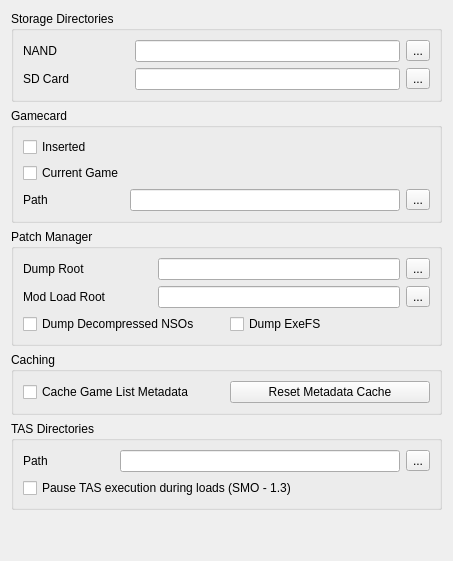
<?xml version="1.0" encoding="UTF-8"?>
<ui version="4.0">
 <class>ConfigureFilesystem</class>
 <widget class="QWidget" name="ConfigureFilesystem">
  <property name="geometry">
   <rect>
    <x>0</x>
    <y>0</y>
    <width>453</width>
    <height>561</height>
   </rect>
  </property>
  <property name="windowTitle">
   <string>Form</string>
  </property>
  <layout class="QVBoxLayout" name="verticalLayout">
   <item>
    <layout class="QVBoxLayout" name="verticalLayout_3">
     <item>
      <widget class="QGroupBox" name="groupBox">
       <property name="title">
        <string>Storage Directories</string>
       </property>
       <layout class="QGridLayout" name="gridLayout">
        <item row="0" column="0">
         <widget class="QLabel" name="label">
          <property name="text">
           <string>NAND</string>
          </property>
         </widget>
        </item>
        <item row="0" column="3">
         <widget class="QToolButton" name="nand_directory_button">
          <property name="text">
           <string>...</string>
          </property>
         </widget>
        </item>
        <item row="0" column="2">
         <widget class="QLineEdit" name="nand_directory_edit"/>
        </item>
        <item row="1" column="2">
         <widget class="QLineEdit" name="sdmc_directory_edit"/>
        </item>
        <item row="1" column="0">
         <widget class="QLabel" name="label_2">
          <property name="text">
           <string>SD Card</string>
          </property>
         </widget>
        </item>
        <item row="1" column="3">
         <widget class="QToolButton" name="sdmc_directory_button">
          <property name="text">
           <string>...</string>
          </property>
         </widget>
        </item>
        <item row="0" column="1">
         <spacer name="horizontalSpacer">
          <property name="orientation">
           <enum>Qt::Horizontal</enum>
          </property>
          <property name="sizeType">
           <enum>QSizePolicy::Maximum</enum>
          </property>
          <property name="sizeHint" stdset="0">
           <size>
            <width>60</width>
            <height>20</height>
           </size>
          </property>
         </spacer>
        </item>
       </layout>
      </widget>
     </item>
     <item>
      <widget class="QGroupBox" name="groupBox_2">
       <property name="title">
        <string>Gamecard</string>
       </property>
       <layout class="QGridLayout" name="gridLayout_2">
        <item row="2" column="1">
         <widget class="QLabel" name="label_3">
          <property name="text">
           <string>Path</string>
          </property>
         </widget>
        </item>
        <item row="2" column="2">
         <widget class="QLineEdit" name="gamecard_path_edit"/>
        </item>
        <item row="0" column="1">
         <widget class="QCheckBox" name="gamecard_inserted">
          <property name="text">
           <string>Inserted</string>
          </property>
         </widget>
        </item>
        <item row="1" column="1">
         <widget class="QCheckBox" name="gamecard_current_game">
          <property name="text">
           <string>Current Game</string>
          </property>
         </widget>
        </item>
        <item row="2" column="3">
         <widget class="QToolButton" name="gamecard_path_button">
          <property name="text">
           <string>...</string>
          </property>
         </widget>
        </item>
       </layout>
      </widget>
     </item>
     <item>
      <widget class="QGroupBox" name="groupBox_4">
       <property name="title">
        <string>Patch Manager</string>
       </property>
       <layout class="QGridLayout" name="gridLayout_4">
        <item row="1" column="2">
         <widget class="QLineEdit" name="load_path_edit"/>
        </item>
        <item row="0" column="2">
         <widget class="QLineEdit" name="dump_path_edit"/>
        </item>
        <item row="0" column="3">
         <widget class="QToolButton" name="dump_path_button">
          <property name="text">
           <string>...</string>
          </property>
         </widget>
        </item>
        <item row="1" column="3">
         <widget class="QToolButton" name="load_path_button">
          <property name="text">
           <string>...</string>
          </property>
         </widget>
        </item>
        <item row="2" column="0" colspan="4">
         <layout class="QHBoxLayout" name="horizontalLayout">
          <item>
           <widget class="QCheckBox" name="dump_nso">
            <property name="text">
             <string>Dump Decompressed NSOs</string>
            </property>
           </widget>
          </item>
          <item>
           <widget class="QCheckBox" name="dump_exefs">
            <property name="text">
             <string>Dump ExeFS</string>
            </property>
           </widget>
          </item>
         </layout>
        </item>
        <item row="1" column="0">
         <widget class="QLabel" name="label_9">
          <property name="text">
           <string>Mod Load Root</string>
          </property>
         </widget>
        </item>
        <item row="0" column="0">
         <widget class="QLabel" name="label_8">
          <property name="text">
           <string>Dump Root</string>
          </property>
         </widget>
        </item>
        <item row="0" column="1">
         <spacer name="horizontalSpacer_2">
          <property name="orientation">
           <enum>Qt::Horizontal</enum>
          </property>
          <property name="sizeType">
           <enum>QSizePolicy::Fixed</enum>
          </property>
          <property name="sizeHint" stdset="0">
           <size>
            <width>40</width>
            <height>20</height>
           </size>
          </property>
         </spacer>
        </item>
       </layout>
      </widget>
     </item>
     <item>
      <widget class="QGroupBox" name="groupBox_5">
       <property name="title">
        <string>Caching</string>
       </property>
       <layout class="QGridLayout" name="gridLayout_5">
        <item row="0" column="0" colspan="2">
         <layout class="QHBoxLayout" name="horizontalLayout_2">
          <item>
           <widget class="QCheckBox" name="cache_game_list">
            <property name="text">
             <string>Cache Game List Metadata</string>
            </property>
           </widget>
          </item>
          <item>
           <widget class="QPushButton" name="reset_game_list_cache">
            <property name="text">
             <string>Reset Metadata Cache</string>
            </property>
           </widget>
          </item>
         </layout>
        </item>
       </layout>
      </widget>
     </item>
      <item>
        <widget class="QGroupBox" name="groupBox">
          <property name="title">
            <string>TAS Directories</string>
          </property>
          <layout class="QGridLayout" name="gridLayout">
            <item row="0" column="0">
              <widget class="QLabel" name="label">
                <property name="text">
                  <string>Path</string>
                </property>
              </widget>
            </item>
            <item row="0" column="3">
              <widget class="QToolButton" name="tas_path_button">
                <property name="text">
                  <string>...</string>
                </property>
              </widget>
            </item>
            <item row="0" column="2">
              <widget class="QLineEdit" name="tas_path_edit"/>
            </item>
            <item row="0" column="1">
              <spacer name="horizontalSpacer">
                <property name="orientation">
                  <enum>Qt::Horizontal</enum>
                </property>
                <property name="sizeType">
                  <enum>QSizePolicy::Maximum</enum>
                </property>
                <property name="sizeHint" stdset="0">
                  <size>
                    <width>60</width>
                    <height>20</height>
                  </size>
                </property>
              </spacer>
            </item>
            <item row="1" column="0" colspan="4">
              <widget class="QCheckBox" name="tas_pause_on_load">
                <property name="text">
                  <string>Pause TAS execution during loads (SMO - 1.3)</string>
                </property>
              </widget>
            </item>
          </layout>
        </widget>
      </item>
    </layout>
   </item>
   <item>
    <spacer name="verticalSpacer">
     <property name="orientation">
      <enum>Qt::Vertical</enum>
     </property>
     <property name="sizeHint" stdset="0">
      <size>
       <width>20</width>
       <height>40</height>
      </size>
     </property>
    </spacer>
   </item>
  </layout>
 </widget>
 <resources/>
 <connections/>
</ui>
